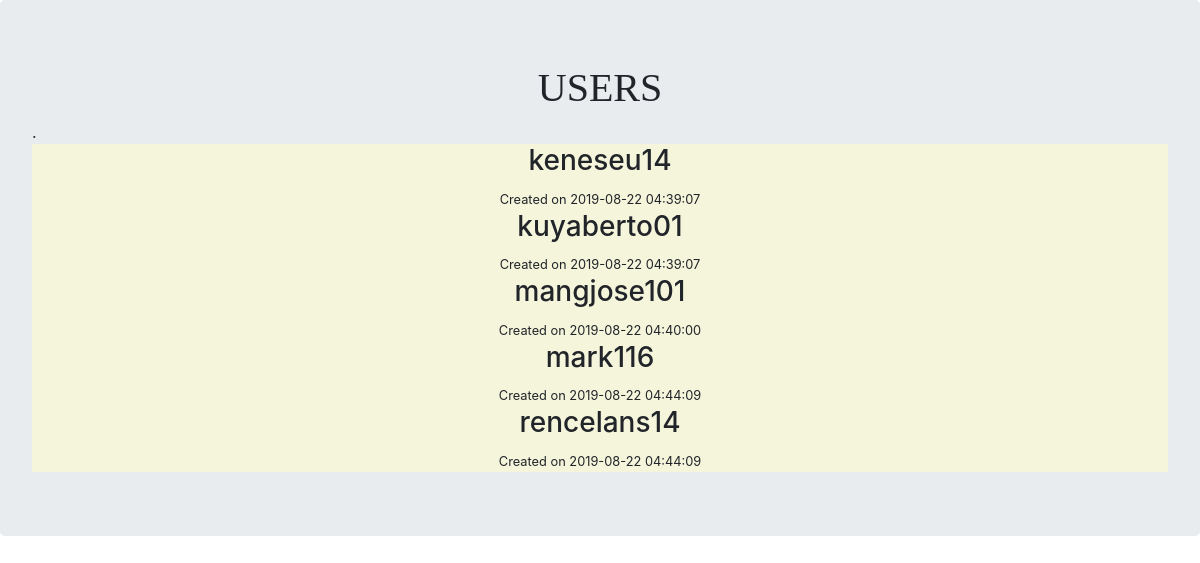
Screenshot of /database/index.php with the database file from the repository.
### tables this page shows
CREATE TABLE `users` (
  `id` int(100) NOT NULL,
  `username` varchar(100) NOT NULL,
  `firstname` varchar(100) NOT NULL,
  `lastname` varchar(100) NOT NULL,
  `created_at` timestamp NOT NULL DEFAULT CURRENT_TIMESTAMP
);

### database/index.php (the view, shortened to what this page needs)
<?php
require 'config/dbconnection.php';
    $query = 'SELECT * FROM users';
    $result = mysqli_query($conn, $query);
    $users = mysqli_fetch_all($result, MYSQLI_ASSOC);
?>
<!DOCTYPE html>
<html lang="en">
<head>
    <link rel="stylesheet" href="https://stackpath.bootstrapcdn.com/bootstrap/4.3.1/css/bootstrap.min.css">
</head>
<body>
    <div class="jumbotron">
        <h1 style="font-family:'Impact', san-serif; text-align:center;" ">USERS</h1>.
        <?php foreach ($users as $user): ?>
            <div class="container" style="background-color:#F5F5DC; text-align:center;">
                <h3><?php echo $user['username']; ?></h3>
                <small> Created on <?php echo $user['created_at']; ?></small>
            </div>
        <?php endforeach; ?>
    </div>
</body>
</html>

### rows the page displays
users: username "keneseu14", created_at "2019-08-22 04:39:07"
users: username "kuyaberto01", created_at "2019-08-22 04:39:07"
users: username "mangjose101", created_at "2019-08-22 04:40:00"
users: username "mark116", created_at "2019-08-22 04:44:09"
users: username "rencelans14", created_at "2019-08-22 04:44:09"
